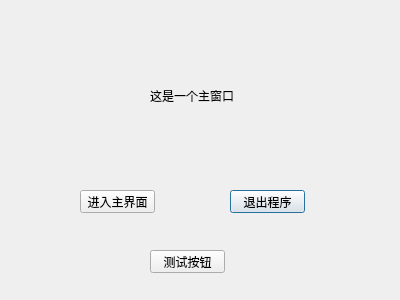
<?xml version="1.0" encoding="UTF-8"?>
<ui version="4.0">
 <class>Dialog</class>
 <widget class="QDialog" name="Dialog">
  <property name="geometry">
   <rect>
    <x>0</x>
    <y>0</y>
    <width>400</width>
    <height>300</height>
   </rect>
  </property>
  <property name="windowTitle">
   <string>Dialog</string>
  </property>
  <widget class="QPushButton" name="pushButton">
   <property name="geometry">
    <rect>
     <x>230</x>
     <y>190</y>
     <width>75</width>
     <height>23</height>
    </rect>
   </property>
   <property name="text">
    <string>退出程序</string>
   </property>
  </widget>
  <widget class="QPushButton" name="pushButton_2">
   <property name="geometry">
    <rect>
     <x>80</x>
     <y>190</y>
     <width>75</width>
     <height>23</height>
    </rect>
   </property>
   <property name="text">
    <string>进入主界面</string>
   </property>
  </widget>
  <widget class="QLabel" name="label">
   <property name="geometry">
    <rect>
     <x>150</x>
     <y>70</y>
     <width>101</width>
     <height>51</height>
    </rect>
   </property>
   <property name="text">
    <string>这是一个主窗口</string>
   </property>
  </widget>
  <widget class="QPushButton" name="showChildButton">
   <property name="geometry">
    <rect>
     <x>150</x>
     <y>250</y>
     <width>75</width>
     <height>23</height>
    </rect>
   </property>
   <property name="text">
    <string>测试按钮</string>
   </property>
  </widget>
 </widget>
 <layoutdefault spacing="6" margin="11"/>
 <resources/>
 <connections>
  <connection>
   <sender>pushButton</sender>
   <signal>clicked()</signal>
   <receiver>Dialog</receiver>
   <slot>close()</slot>
   <hints>
    <hint type="sourcelabel">
     <x>268</x>
     <y>202</y>
    </hint>
    <hint type="destinationlabel">
     <x>322</x>
     <y>235</y>
    </hint>
   </hints>
  </connection>
 </connections>
</ui>
